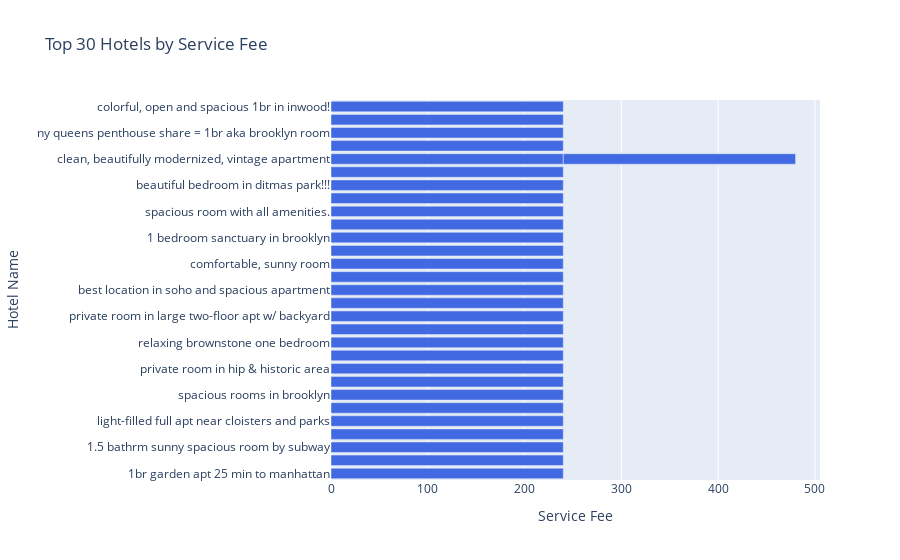

The code cell stored with this chart in its notebook:
### Code cell
# Sort the DataFrame by 'service_fee' in descending order and select the top 30 rows
top_30_df = data.sort_values(by='service_fee', ascending=False).head(30)

# Create the bar plot using Plotly Express
fig = px.bar(top_30_df, x='service_fee', y='name', 
             labels={'name': 'Hotel Name', 'service_fee': 'Service Fee'},
             title='Top 30 Hotels by Service Fee')

# Customize the appearance of the plot (optional)
fig.update_layout(xaxis_title_text='Service Fee', yaxis_title_text='Hotel Name')
fig.update_traces(marker_color='royalblue')  # Change the bar color if desired

# Show the plot
fig.show()

### Figure 1 — Plotly figure (JSON) as saved in the notebook; plotly's stock layout.template omitted (floating-point values rounded to 4 significant figures)
{"data": [{"alignmentgroup": "True", "hovertemplate": "Service Fee=%{x}<br>Hotel Name=%{y}<extra></extra>", "legendgroup": "", "marker": {"color": "royalblue", "pattern": {"shape": ""}}, "name": "", "offsetgroup": "", "orientation": "h", "showlegend": false, "textposition": "auto", "type": "bar", "x": [240, 240, 240, 240, 240, 240, 240, 240, 240, 240, 240, 240, 240, 240, 240, 240, 240, 240, 240, 240, 240, 240, 240, 240, 240, 240, 240, 240, 240, 240], "xaxis": "x", "y": ["1br garden apt 25 min to manhattan", "amazing central manhattan 1 bed w/balcony fits 4!", "1.5 bathrm sunny spacious room by subway", "home away from home 2bdr apartment", "light-filled full apt near cloisters and parks", "large comfy room in victorian home", "spacious rooms in brooklyn", "fabulous city view studio loft", "private room in hip & historic area", "sun filled 1 bedroom in the heart of crown heights", "relaxing brownstone one bedroom", "spacious west village studio apt", "private room in large two-floor apt w/ backyard", "lovely apartment in williamsburg", "best location in soho and spacious apartment", "harlem \"hostel\" for single travelers", "comfortable, sunny room", "minimalist private room in queens, new york", "1 bedroom sanctuary in brooklyn", "cozy room in bright, spacious apartment", "spacious room with all amenities.", "luxurious soho 2 br washington sq park", "beautiful bedroom in ditmas park!!!", "法拉盛中心公寓楼高层", "clean, beautifully modernized, vintage apartment", "private room in apartment in lic", "ny queens penthouse share = 1br aka brooklyn room", "feel-good decor, lux private room great loc 4-4", "clean, beautifully modernized, vintage apartment", "colorful, open and spacious 1br in inwood!"], "yaxis": "y"}], "layout": {"barmode": "relative", "legend": {"tracegroupgap": 0}, "title": {"text": "Top 30 Hotels by Service Fee"}, "xaxis": {"anchor": "y", "domain": [0, 1], "title": {"text": "Service Fee"}}, "yaxis": {"anchor": "x", "domain": [0, 1], "title": {"text": "Hotel Name"}}}}
